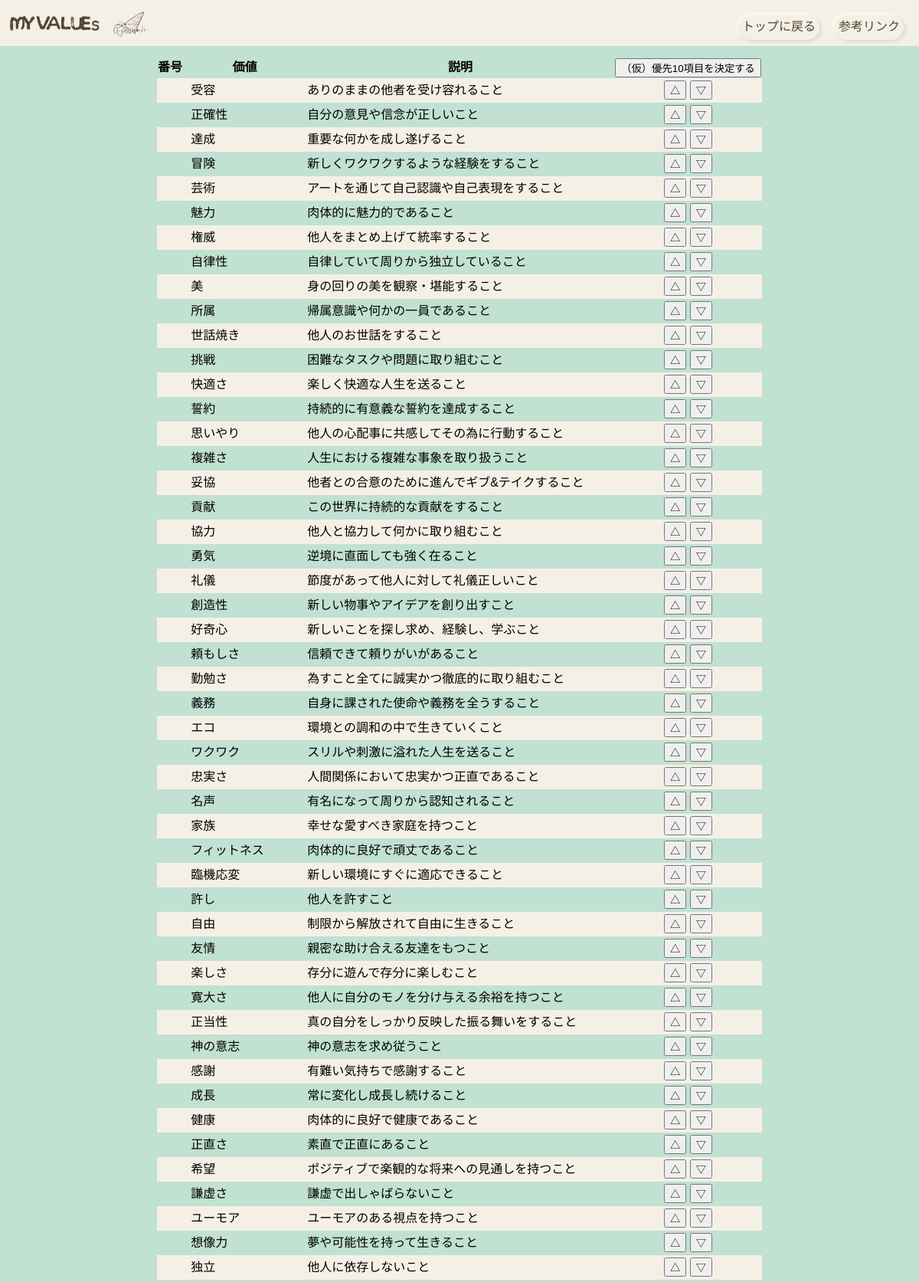
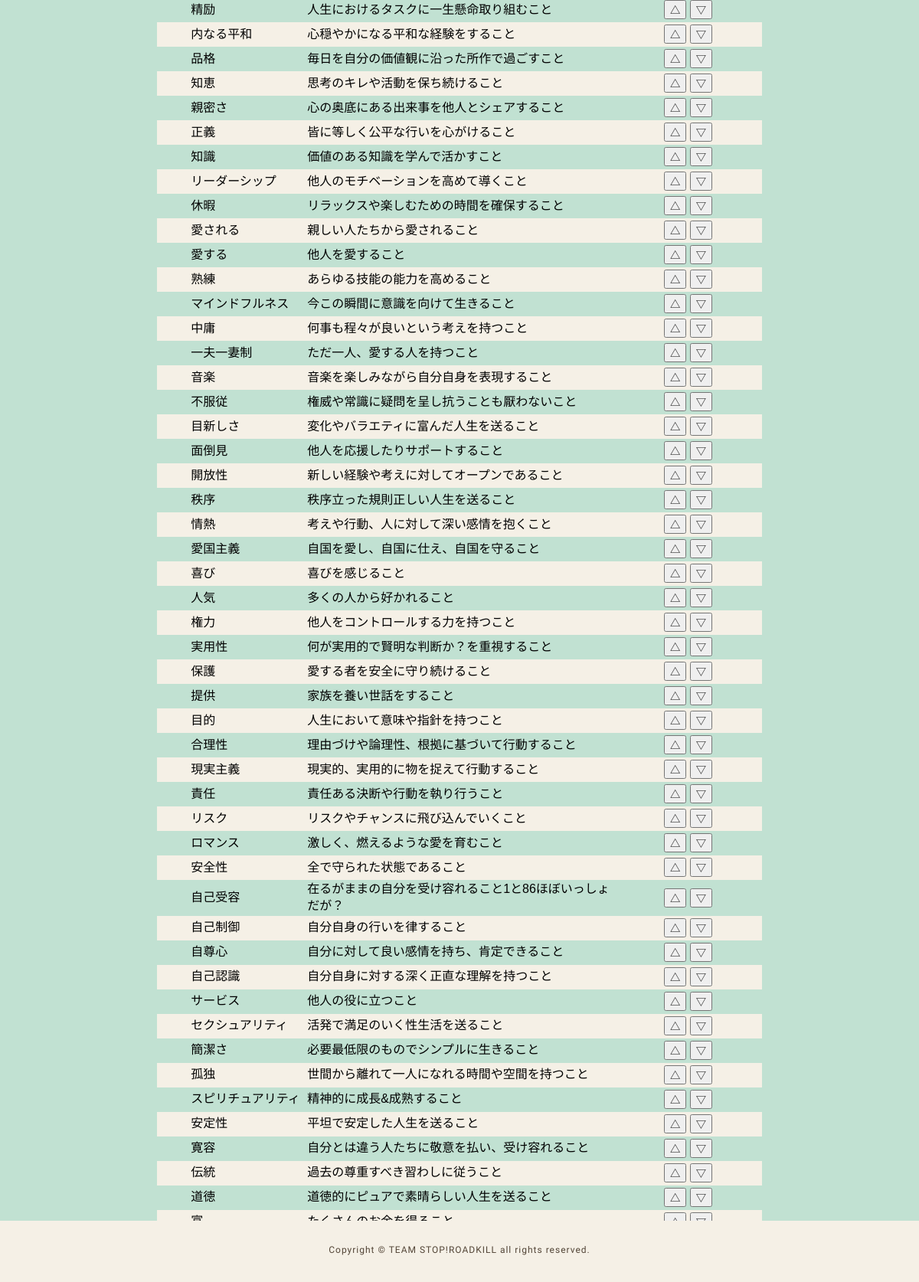
The page /test on the database as committed earlier (2 pictures, top to bottom).
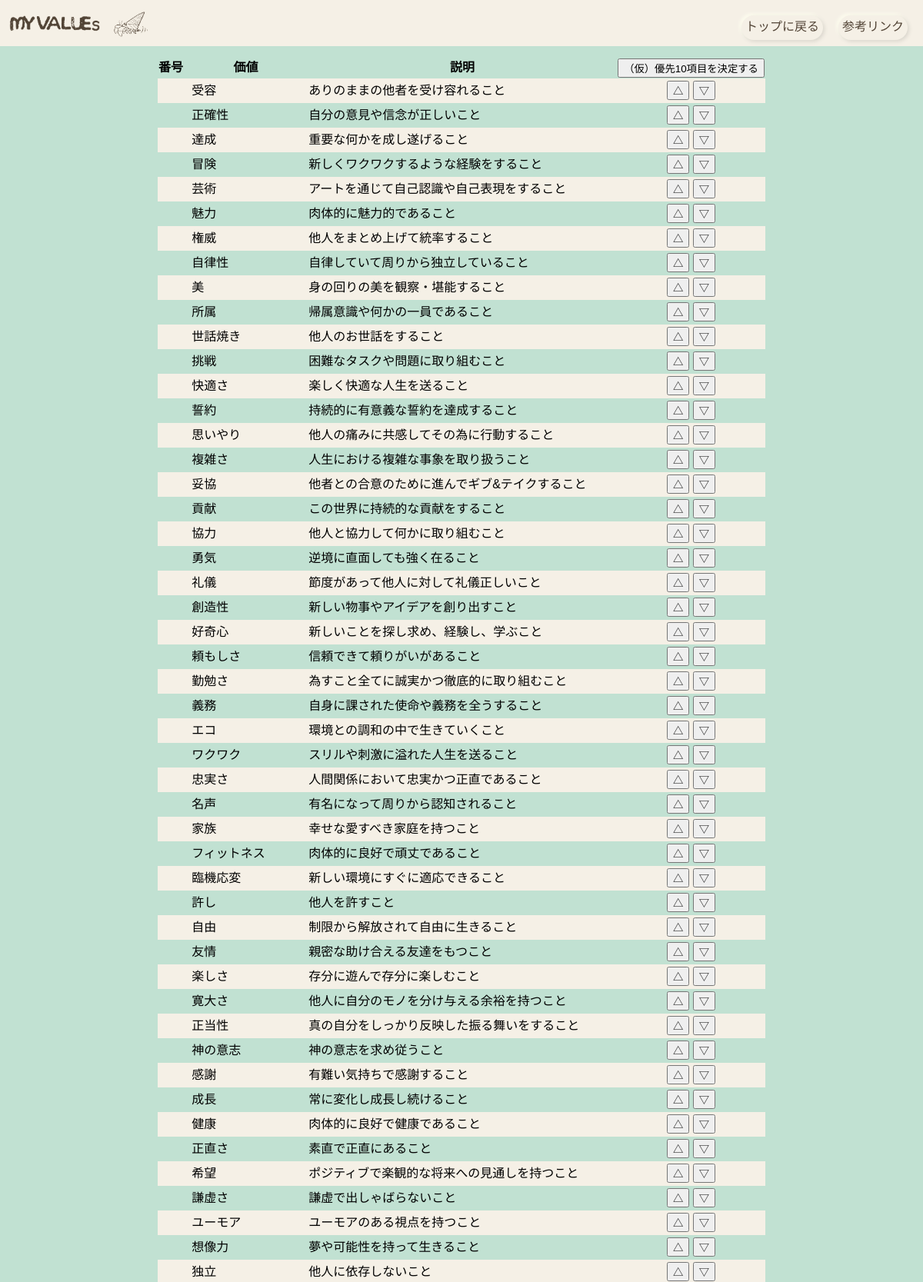
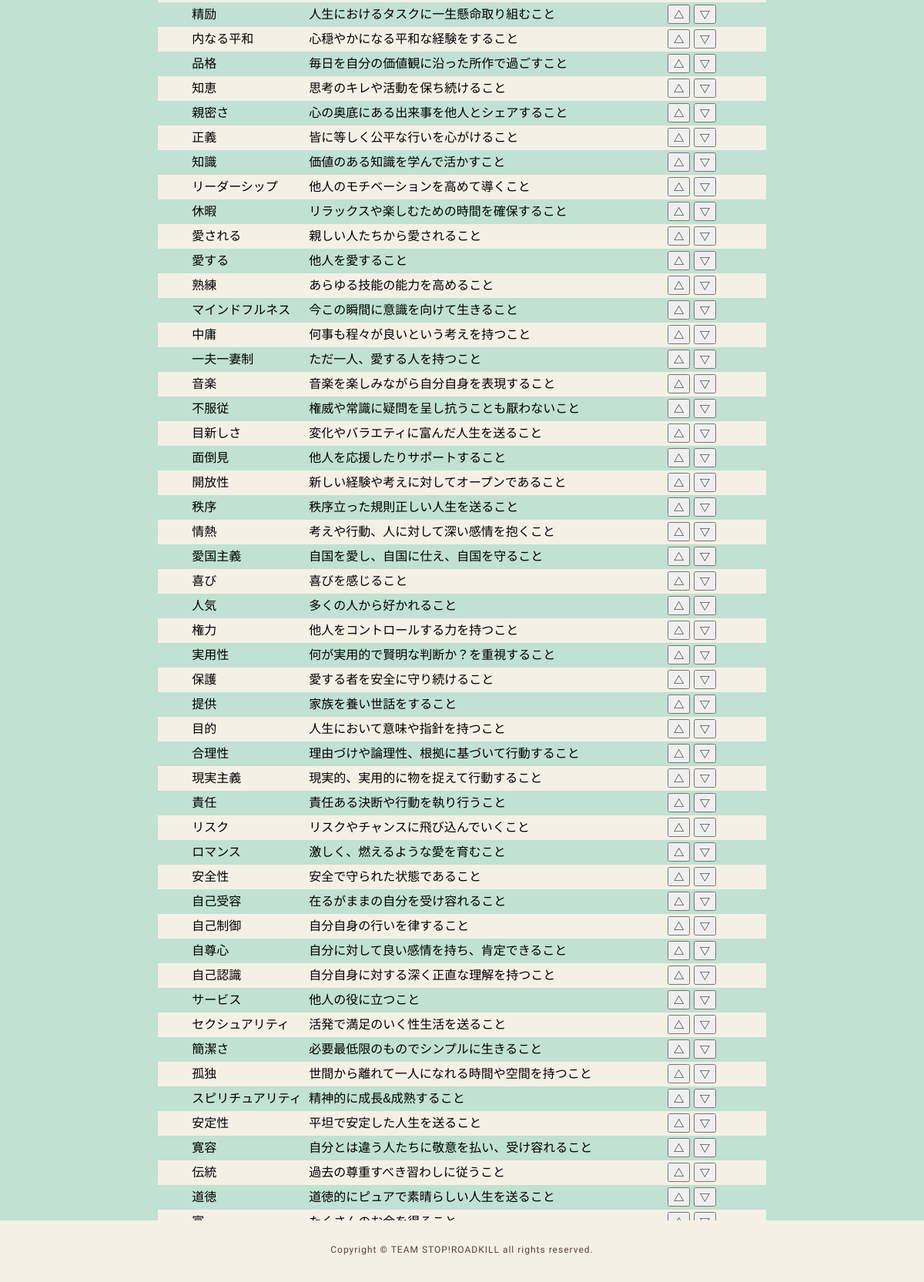
The same page on the database as committed later (2 pictures, top to bottom).
### tables this page shows
CREATE TABLE "values100" (
	"id"	INTEGER,
	"value"	TEXT,
	"explanation"	TEXT,
	PRIMARY KEY("id")
);

### app.py (the view)
@app.route("/test",methods=["GET"])
def test_get():
    user_id=1
    conn=sqlite3.connect("myvalues.db")
    c=conn.cursor()
    c.execute("Select id,value,explanation From values100;")
    value_list=[]
    for row in c.fetchall():
        value_list.append({"id":row[0],"task":row[1],"explanation":row[2]})
    c.close()
    conn.close()
    return render_template("test.html",value_list=value_list,)

### templates/test.html (shortened to what this page needs)
{% extends "base.html" %}
{% block content %}
<link rel="stylesheet" href="https://ajax.googleapis.com/ajax/libs/jqueryui/1.12.1/themes/smoothness/jquery-ui.css">
<div class="container-page2">
    <div class="first-list">
        <div id="msgarea" >メッセージ：</div>
        <form action="/value_list" id="list100form" style="text-align:center;" method="post">
            <table>
                <tr">
                    <th>番号</th><th>価値</th><th>説明</th><th><input type="submit" value="（仮）優先10項目を決定する" class="ranking_decision"></th>
                {% for item in value_list %}
                <tr class="value_container" id="r{{item['id']}}">
                    <td class="order"></td>
                    <td class="titles">{{item['task']}}</td>
                    <td class="need">{{item['explanation']}}</td>
                    <td>
                    <input type="button" class="rowup" value="△">
                    <input type="button" class="rowdown" value="▽">
                    </td>
                </tr>
                {% endfor %}
            </table>
        </form>
    </div>
</div>
{% endblock %}

### templates/base.html (shortened to what this page needs)
<!DOCTYPE html>
<html lang="ja">
<head>
    <link rel="stylesheet" href="../static/css/style.css">
<link rel="stylesheet" href="https://ajax.googleapis.com/ajax/libs/jqueryui/1.12.1/themes/smoothness/jquery-ui.css">
</head>
<body>
    <div class="container-all">
        <header class="site-header">
        <div class="logo">
            <img src="../static/img/name.png" alt="">
        </div>
        <div class="logoimage">
            <img src="../static/img/myvalueslogo.png" alt="">
        </div>
        <div class="menu">
        <nav>
            <ul>
                <li> <button type=“button” onclick="location.href='index'" class="reset top-menu">トップに戻る</button></li>
                <li><button type=“button” onclick="location.href='https://yuchrszk.blogspot.com/2018/07/2.html'" class="reset top-menu">参考リンク</button></li>
            </ul>
        </nav>
        </div>
        </header>
    {% block content %}
    {% endblock %}
    <footer>
    <p class="copyright">Copyright &copy; TEAM STOP!ROADKILL all rights reserved.</p>
    </footer>
    </div>
</body>
</html>

### static/css/style.css (style rules this page uses)
html { overflow-y: scroll; }
body, h1, h2, h3, h4, h5, p, ul, ol, li, dl, dt, dd { margin: 0px; padding: 0px; }
body { background: #fff; text-align: center; font-size: 16px; line-height: 1.4; min-width: 100%; -webkit-text-size-adjust: 100%; }
li { list-style: none; }
img { border: 0px; vertical-align: bottom; }
.reset { color: black; text-decoration: none; font-family: sans-serif; font-weight: normal; font-size: 16px; line-height: 1.5; letter-spacing: normal; border: none; background: transparent; margin: 0; padding: 0; outline: none; cursor: pointer; -webkit-tap-highlight-color: rgba(0,0,0,0); }
body { font-family: "Noto Sans Japanese", "ヒラギノ角ゴ Pro W3", "Hiragino Kaku Gothic Pro", "ヒラギノ角ゴ ProN W3", "Hiragino Kaku Gothic ProN", "游ゴシック", "YuGothic", "メイリオ", "Meiryo", "HGPｺﾞｼｯｸM", "Osaka", "ＭＳ Ｐゴシック", sans-serif, "Century Gothic", "Arial","M PLUS Rounded 1c"; background-color:#C1E1D2; }
.site-header { height: 60px; background: #F5F0E6; text-align: center; position: fixed; width: 100%; display: flex; }
header img { height:50px; }
.logo { margin: 5px,0px,0px,5px; padding-top: 5px; }
.logoimage { padding-top: 10px; }
.menu { margin:0 0 0 auto; }
ul { display: flex; list-style: none; margin: 5px; padding: 5px; }
li { margin:10px; font-family: 'M PLUS Rounded 1c', sans-serif; font-weight: 600; color:#524436; }
.container-all { background-color:#C1E1D2; width: 100%; height: auto !important; height: 100%; position: relative; min-height: 100%; }
.first-list { padding-bottom: 30px; }
.first-list table { border-collapse: collapse; margin-top: 30px; margin-left: auto; margin-right: auto; }
.first-list table td { background: #F5F0E6; }
.first-list table tr:nth-child(odd) td { background: #C1E1D2; }
.first-list table td { margin-right: 10px; }
.titles { font-weight: 500; height: 30px; width: 150px; text-align: left; padding-left: 10px; }
.need { text-align: left; width: 400px; }
footer { height: 80px; background: #F0E7D8; width: 100%; }
footer .copyright { color: #acacac; font-size: 12px; padding-top: 30px; letter-spacing: 1px; font-family: 'M PLUS Rounded 1c', sans-serif; }
footer { height: 80px; background: #F5F0E6; width: 100%; position: fixed; bottom: 0; }
footer .copyright { color: #524436; font-size: 12px; padding-top: 30px; letter-spacing: 1px; font-family: 'M PLUS Rounded 1c', sans-serif; }
.top-menu { font-family: 'M PLUS Rounded 1c', sans-serif; color: #524436; border-radius: 20px; background: #F5F0E6; box-shadow: 2px 2px 5px #dad6cd, -2px -2px 5px #fffff0; padding: 3px 5px 5px; }

Rows that differ between the two databases and show on the page:
changed values100 "思いやり": explanation "他人の心配事に共感してその為に行動すること" → "他人の痛みに共感してその為に行動すること"
changed values100 "安全性": explanation "全で守られた状態であること" → "安全で守られた状態であること"
changed values100 "自己受容": explanation "在るがままの自分を受け容れること1と86ほぼいっしょだが？" → "在るがままの自分を受け容れること"
